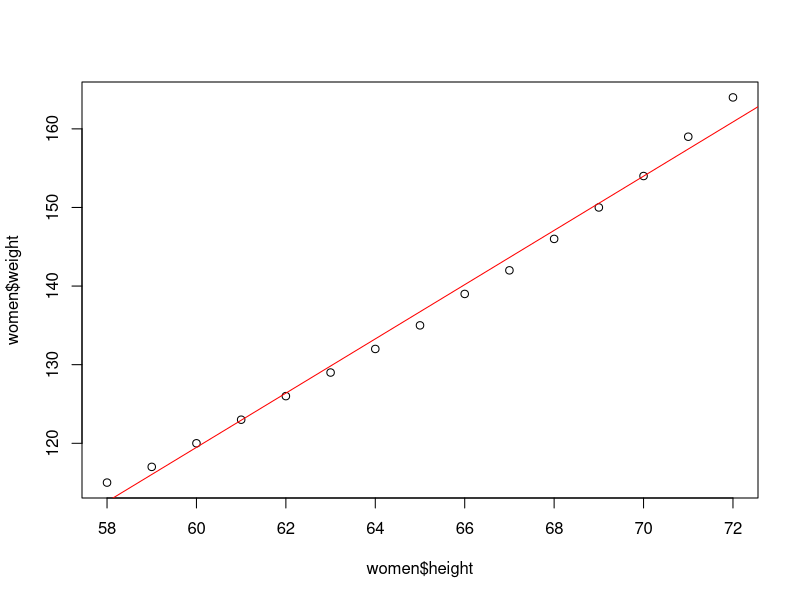
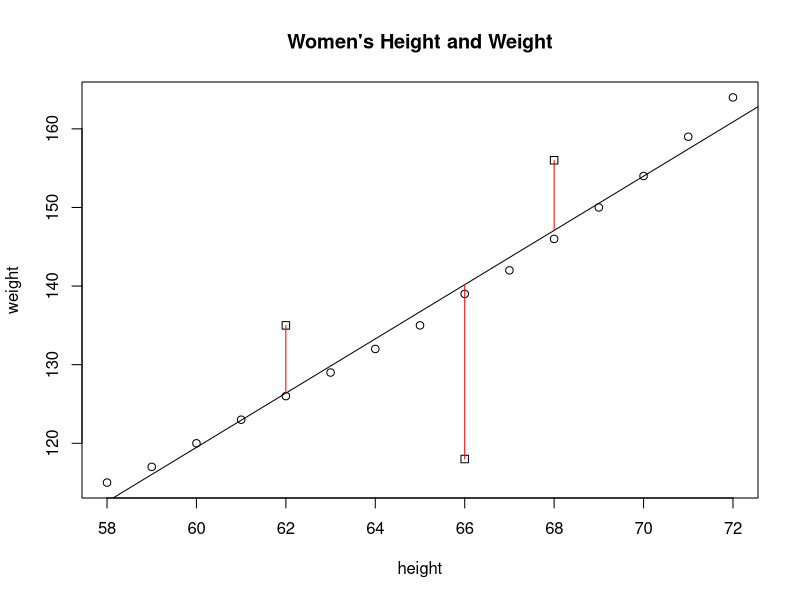

R code for these plots, in order:
## ---- chunk 1
data(women)
str(women)
plot(women$weight~women$height)
abline(lm(women$weight~women$height), col="red")
## ---- chunk 2
lm1 <- lm(weight~height, data=women)
lm1
## ---- chunk 3
summary(lm1)
## ---- chunk 4
test <- women[c(5, 9, 11),]
test[1, 2] <- 135
test[2, 2] <- 118
test[3, 2] <- 156
test
## ---- chunk 5
pred <- predict(lm1, newdata=test)

## ---- chunk 6
correlation <- cor(pred, test$weight)
print(paste("correlation: ", correlation))
mse <- mean((pred - test$weight)^2)
print(paste("mse: ", mse))
rmse <- sqrt(mse)
print(paste("rmse: ", rmse))
## ---- chunk 7
plot(women$height, women$weight, main="Women's Height and Weight", 
     xlab="height", ylab="weight")
abline(lm1)
points(test$height, test$weight, pch=0)
segments(test$height, test$weight, test$height, pred, col="red")
## ---- chunk 8
x <- women$height
y <- women$weight
x_mean <- mean(women$height)
y_mean <- mean(women$weight)

w_hat <- sum((x-x_mean)*(y-y_mean)) / sum((x-x_mean)^2)
b_hat <- y_mean - w_hat * x_mean
print(paste("w and b estimates = ", w_hat, b_hat))
